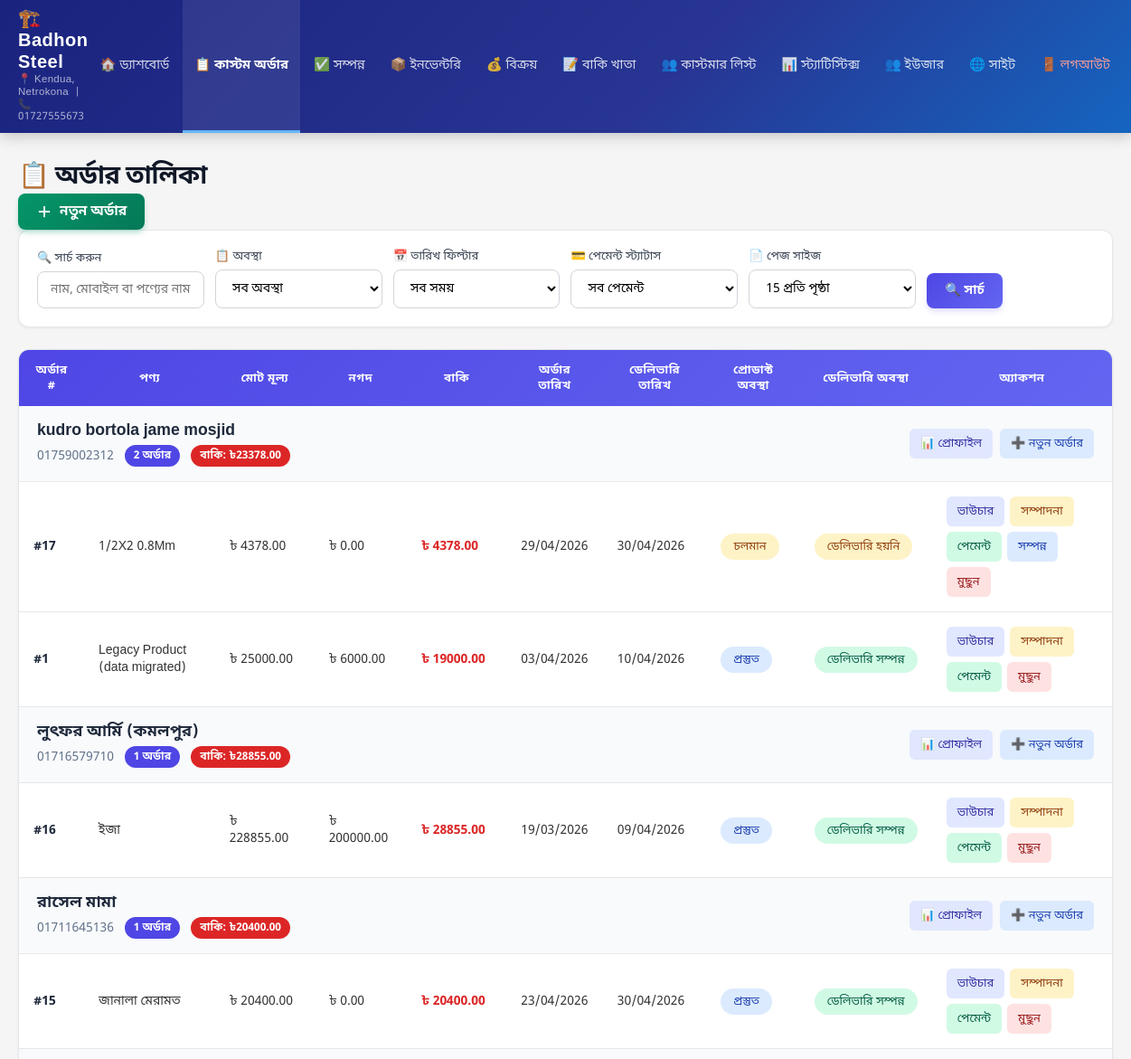
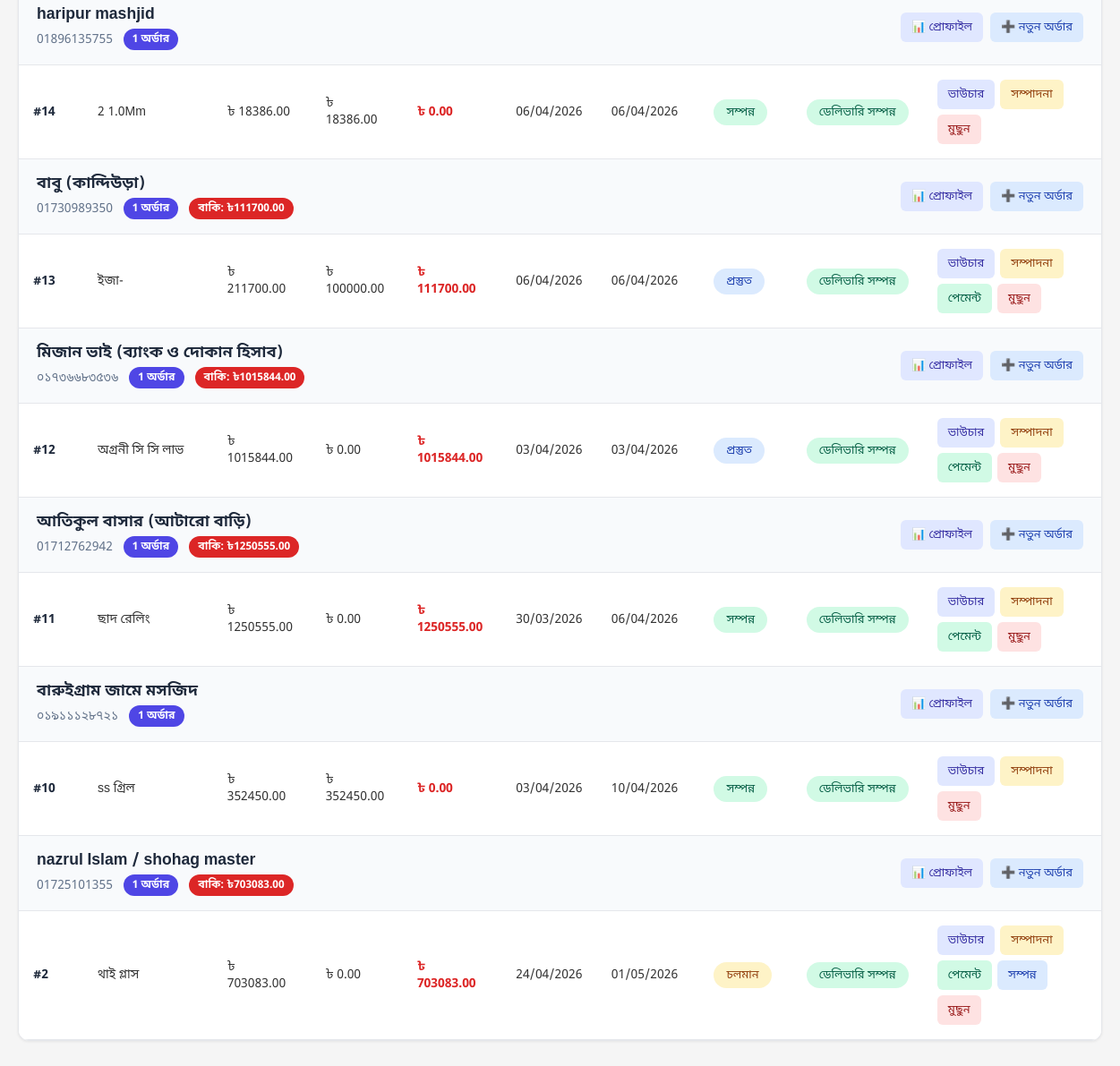
Page /admin-panel/orders/ (signed in) on the committed database (2 pictures, top to bottom).
### shop/models.py (models this page shows, shortened)
class Customer(models.Model):
    name = models.CharField(max_length=200, verbose_name='ক্রেতার নাম')
    mobile_number = models.CharField(max_length=20, unique=True, verbose_name='মোবাইল নাম্বার')
    address = models.TextField(verbose_name='ঠিকানা', blank=True)
    created_at = models.DateTimeField(auto_now_add=True, verbose_name='তৈরির সময়')
    updated_at = models.DateTimeField(auto_now=True, verbose_name='আপডেটের সময়')
    class Meta:
        verbose_name = 'ক্রেতা'
        verbose_name_plural = 'ক্রেতাসমূহ'
        ordering = ['-created_at']

class Order(models.Model):
    STATUS_CHOICES = [
        ('pending', 'চলমান'),
        ('ready', 'প্রস্তুত'),
        ('completed', 'সম্পন্ন'),
    ]
    DELIVERY_STATUS_CHOICES = [
        ('not_delivered', 'ডেলিভারি হয়নি'),
        ('delivered', 'ডেলিভারি সম্পন্ন'),
    ]
    customer = models.ForeignKey(Customer, on_delete=models.PROTECT, related_name='orders', verbose_name='ক্রেতা', null=True, blank=True)
    customer_name = models.CharField(max_length=200, verbose_name='ক্রেতার নাম', null=True, blank=True)
    mobile_number = models.CharField(max_length=20, verbose_name='মোবাইল নাম্বার', null=True, blank=True)
    total_price = models.DecimalField(max_digits=10, decimal_places=2, verbose_name='মোট মূল্য', default=0)
    discount_percentage = models.DecimalField(max_digits=5, decimal_places=2, verbose_name='ডিসকাউন্ট (%)', default=0)
    discount_amount = models.DecimalField(max_digits=10, decimal_places=2, verbose_name='ডিসকাউন্ট টাকা', default=0)
    final_price = models.DecimalField(max_digits=10, decimal_places=2, verbose_name='চূড়ান্ত মূল্য', default=0)
    cash_paid = models.DecimalField(max_digits=10, decimal_places=2, verbose_name='নগদ পরিশোধ', default=0)
    due_amount = models.DecimalField(max_digits=10, decimal_places=2, verbose_name='বাকি টাকা', editable=False)
    initial_payment_migrated = models.BooleanField(default=False, verbose_name='প্রাথমিক পেমেন্ট OrderPayment-এ স্থানান্তরিত')
    order_date = models.DateField(default=timezone.now, verbose_name='অর্ডার নেওয়ার তারিখ')
    delivery_date = models.DateField(verbose_name='ডেলিভারির তারিখ')
    status = models.CharField(max_length=20, choices=STATUS_CHOICES, default='pending', verbose_name='প্রোডাক্ট অবস্থা')
    delivery_status = models.CharField(max_length=20, choices=DELIVERY_STATUS_CHOICES, default='not_delivered', verbose_name='ডেলিভারি অবস্থা')
    created_at = models.DateTimeField(auto_now_add=True, verbose_name='তৈরির সময়')
    updated_at = models.DateTimeField(auto_now=True, verbose_name='আপডেটের সময়')
    class Meta:
        verbose_name = 'অর্ডার'
        verbose_name_plural = 'অর্ডারসমূহ'
        ordering = ['-created_at']

class OrderItem(models.Model):
    order = models.ForeignKey(Order, on_delete=models.CASCADE, related_name='items', verbose_name='অর্ডার')
    product_name = models.CharField(max_length=200, verbose_name='পণ্যের নাম')
    product_description = models.TextField(verbose_name='পণ্যের বিবরণ', blank=True)
    quantity = models.DecimalField(max_digits=10, decimal_places=2, verbose_name='পরিমাণ', default=1)
    unit_price = models.DecimalField(max_digits=10, decimal_places=2, verbose_name='একক মূল্য')
    discount_percentage = models.DecimalField(max_digits=5, decimal_places=2, verbose_name='ডিসকাউন্ট (%)', default=0)
    total_price = models.DecimalField(max_digits=10, decimal_places=2, verbose_name='মোট মূল্য', editable=False)
    class Meta:
        verbose_name = 'অর্ডার আইটেম'
        verbose_name_plural = 'অর্ডার আইটেমসমূহ'

### shop/views.py (the view, shortened to what this page needs)
# urls.py: path('admin-panel/orders/', views.order_list, name='order_list'),
@login_required
def order_list(request):
    search_query = request.GET.get('search', '')
    status_filter = request.GET.get('status', '')
    date_filter = request.GET.get('date_filter', '')
    from_date = request.GET.get('from_date', '')
    to_date = request.GET.get('to_date', '')
    payment_status = request.GET.get('payment_status', '')
    page_number = request.GET.get('page', 1)
    per_page = request.GET.get('per_page', '15')
    try:
        per_page = int(per_page)
        if per_page not in [15, 50, 100, 200]:
            per_page = 15
    except ValueError:
        per_page = 15
    orders = Order.objects.all().select_related('customer').prefetch_related('items').order_by('-created_at')
    today = timezone.now().date()
    if date_filter == 'today':
        orders = orders.filter(order_date=today)
    elif date_filter == 'week':
        week_ago = today - timedelta(days=7)
        orders = orders.filter(order_date__gte=week_ago)
    elif date_filter == 'month':
        month_ago = today - timedelta(days=30)
        orders = orders.filter(order_date__gte=month_ago)
    elif date_filter == 'year':
        year_ago = today - timedelta(days=365)
        orders = orders.filter(order_date__gte=year_ago)
    if payment_status == 'paid':
        orders = orders.filter(due_amount=0)
    elif payment_status == 'due':
        orders = orders.filter(due_amount__gt=0)
    elif payment_status == 'partial':
        orders = orders.filter(cash_paid__gt=0, due_amount__gt=0)
    if search_query:
        orders = orders.filter(
            Q(customer_name__icontains=search_query) |
            Q(mobile_number__icontains=search_query) |
            Q(items__product_name__icontains=search_query)
        ).distinct()
    if status_filter:
        orders = orders.filter(status=status_filter)
    from collections import defaultdict
    customer_orders = defaultdict(list)
    for order in orders:
        if order.customer:
            key = f"customer_{order.customer.pk}"
            customer_orders[key].append({
                'order': order,
                'customer': order.customer,
                'customer_name': order.customer.name,
                'mobile_number': order.customer.mobile_number,
            })
    grouped_orders = []
    for key, order_list in customer_orders.items():
        order_list.sort(key=lambda x: x['order'].created_at, reverse=True)
        grouped_orders.append({
            'customer': order_list[0]['customer'],
            'customer_name': order_list[0]['customer_name'],
            'mobile_number': order_list[0]['mobile_number'],
            'orders': order_list,
            'last_order_date': order_list[0]['order'].created_at,
            'total_orders': len(order_list),
            'total_due': sum(o['order'].due_amount for o in order_list),
        })
    grouped_orders.sort(key=lambda x: x['last_order_date'], reverse=True)
    paginator = Paginator(grouped_orders, per_page)
    page_obj = paginator.get_page(page_number)
    context = {
        'grouped_orders': page_obj,
        'page_obj': page_obj,
        'search_query': search_query,
        'status_filter': status_filter,
        'date_filter': date_filter,
        'from_date': from_date,
        'to_date': to_date,
        'payment_status': payment_status,
        'per_page': per_page,
    }
    return render(request, 'admin_panel/order_list.html', context)

### shop/templates/admin_panel/order_list.html (shortened to what this page needs)
{% extends 'admin_panel/base.html' %}
{% block content %}
<div class="page-header">
    <h1 class="page-title">📋 অর্ডার তালিকা</h1>
    <a href="{% url 'order_create' %}" class="btn-new-order">
        <svg width="18" height="18" viewBox="0 0 20 20" fill="none"><path d="M10 4v12M4 10h12" stroke="currentColor" stroke-width="2" stroke-linecap="round"/></svg>
        নতুন অর্ডার
    </a>
</div>
<div class="search-filter-section">
    <form method="get" class="search-form">
        <div class="form-group">
            <label for="search">🔍 সার্চ করুন</label>
            <input type="text" id="search" name="search" value="{{ search_query }}"
                   placeholder="নাম, মোবাইল বা পণ্যের নাম লিখুন">
        </div>
        <div class="form-group">
            <label for="status">📋 অবস্থা</label>
            <select id="status" name="status">
                <option value="">সব অবস্থা</option>
            </select>
        </div>
        <div class="form-group">
            <label for="date_filter">📅 তারিখ ফিল্টার</label>
            <select id="date_filter" name="date_filter" onchange="this.form.submit()">
                <option value="" {% if not date_filter %}selected{% endif %}>সব সময়</option>
            </select>
        </div>
        <div class="form-group">
            <label for="payment_status">💳 পেমেন্ট স্ট্যাটাস</label>
            <select id="payment_status" name="payment_status" onchange="this.form.submit()">
                <option value="" {% if not payment_status %}selected{% endif %}>সব পেমেন্ট</option>
            </select>
        </div>
        <div class="form-group">
            <label for="per_page">📄 পেজ সাইজ</label>
            <select id="per_page" name="per_page" onchange="this.form.submit()">
                <option value="15" {% if per_page == 15 %}selected{% endif %}>15 প্রতি পৃষ্ঠা</option>
            </select>
        </div>
        <div class="form-group">
            <label>&nbsp;</label>
            <button type="submit" class="btn">🔍 সার্চ</button>
        </div>
    </form>
</div>
<div class="table-card">
    {% if grouped_orders %}
    <div style="overflow-x: auto;">
        <table class="orders-table">
            <thead>
                <tr>
                    <th>অর্ডার #</th>
                    <th>পণ্য</th>
                    <th>মোট মূল্য</th>
                    <th>নগদ</th>
                    <th>বাকি</th>
                    <th>অর্ডার তারিখ</th>
                    <th>ডেলিভারি তারিখ</th>
                    <th>প্রোডাক্ট অবস্থা</th>
                    <th>ডেলিভারি অবস্থা</th>
                    <th>অ্যাকশন</th>
                </tr>
            </thead>
            <tbody>
            {% for group in grouped_orders %}
            <tr class="customer-header">
                <td colspan="10">
                    <div style="display: flex; justify-content: space-between; align-items: center; flex-wrap: wrap; gap: 0.75rem;">
                        <div>
                            <div class="customer-name">{{ group.customer_name }}</div>
                            <div class="customer-meta">
                                <span>{{ group.mobile_number }}</span>
                                <span class="badge-count">{{ group.total_orders }} অর্ডার</span>
                                {% if group.total_due > 0 %}
                                <span class="badge-due">বাকি: ৳{{ group.total_due|floatformat:2 }}</span>
                                {% endif %}
                            </div>
                        </div>
                        <div class="action-buttons" style="gap: 0.5rem;">
                        {% if group.customer %}
                        <a href="{% url 'customer_detail' group.customer.pk %}" class="btn-view">📊 প্রোফাইল</a>
                        <a href="{% url 'order_create_for_customer' group.customer.pk %}" class="btn-done">➕ নতুন অর্ডার</a>
                        {% endif %}
                        </div>
                    </div>
                </td>
            </tr>
            {% for order_data in group.orders %}
            <tr>
                <td><strong style="color: #1e293b;">#{{ order_data.order.pk }}</strong></td>
                <td>{{ order_data.order.items.first.product_name|default:"-" }}</td>
                <td>৳ {{ order_data.order.total_price|floatformat:2 }}</td>
                <td>৳ {{ order_data.order.cash_paid|floatformat:2 }}</td>
                <td class="due-amount">৳ {{ order_data.order.due_amount|floatformat:2 }}</td>
                <td>{{ order_data.order.order_date|date:"d/m/Y" }}</td>
                <td>{{ order_data.order.delivery_date|date:"d/m/Y" }}</td>
                <td>
                    <span class="status-badge status-{{ order_data.order.status }}">
                        {{ order_data.order.get_status_display }}
                    </span>
                </td>
                <td>
                    {% if order_data.order.delivery_status == 'delivered' %}
                    <span class="status-badge status-completed">ডেলিভারি সম্পন্ন</span>
                    {% else %}
                    <span class="status-badge status-pending">ডেলিভারি হয়নি</span>
                    {% endif %}
                </td>
                <td>
                    <div class="action-buttons">
                        <a href="{% url 'order_voucher' order_data.order.pk %}" class="btn-view" target="_blank">ভাউচার</a>
                        <a href="{% url 'order_edit' order_data.order.pk %}" class="btn-edit">সম্পাদনা</a>
                        {% if order_data.order.due_amount > 0 %}
                        <a href="{% url 'order_payment_create' order_data.order.pk %}" class="btn-pay">পেমেন্ট</a>
                        {% endif %}
                        {% if order_data.order.status == 'pending' %}
                        <a href="{% url 'order_complete' order_data.order.pk %}" class="btn-done"
                           onclick="return confirm('এই অর্ডার সম্পন্ন করতে চান?')">সম্পন্ন</a>
                        {% endif %}
                        <a href="{% url 'order_delete' order_data.order.pk %}" class="btn-del"
                           onclick="return confirm('এই অর্ডারটি মুছে ফেলতে নিশ্চিত?')">মুছুন</a>
                    </div>
                </td>
            </tr>
            {% endfor %}
            {% endfor %}
            </tbody>
        </table>
    </div>
    {% else %}
    <div class="no-orders">
        <div style="font-size: 3rem; margin-bottom: 1rem;">📋</div>
        <p style="font-size: 1.1rem; font-weight: 500; margin-bottom: 0.5rem;">কোন অর্ডার পাওয়া যায়নি</p>
        <p style="font-size: 0.875rem; color: #9ca3af;">নতুন অর্ডার তৈরি করুন অথবা ফিল্টার পরিবর্তন করুন</p>
    </div>
    {% endif %}
</div>
{% endblock %}

### rows in the picture
Customer: customer_name "kudro bortola jame mosjid", mobile_number "01759002312", total_orders "2", total_due "23378.00"
Order: order.pk "17", order.items.first.product_name "1/2X2 0.8Mm", order.total_price "4378.00", order.cash_paid "0.00", order.due_amount "4378.00", order.order_date "29/04/2026", order.delivery_date "30/04/2026", order.status "চলমান", delivery_status "ডেলিভারি হয়নি", shows "পেমেন্ট", shows "সম্পন্ন"
Order: order.pk "1", order.items.first.product_name "Legacy Product (data migrated)", order.total_price "25000.00", order.cash_paid "6000.00", order.due_amount "19000.00", order.order_date "03/04/2026", order.delivery_date "10/04/2026", order.status "প্রস্তুত", delivery_status "ডেলিভারি সম্পন্ন", shows "পেমেন্ট"
Customer: customer_name "লুৎফর আর্মি (কমলপুর)", mobile_number "01716579710", total_orders "1", total_due "28855.00"
Order: order.pk "16", order.items.first.product_name "ইজা", order.total_price "228855.00", order.cash_paid "200000.00", order.due_amount "28855.00", order.order_date "19/03/2026", order.delivery_date "09/04/2026", order.status "প্রস্তুত", delivery_status "ডেলিভারি সম্পন্ন", shows "পেমেন্ট"
Customer: customer_name "রাসেল মামা", mobile_number "01711645136", total_orders "1", total_due "20400.00"
Order: order.pk "15", order.items.first.product_name "জানালা মেরামত", order.total_price "20400.00", order.cash_paid "0.00", order.due_amount "20400.00", order.order_date "23/04/2026", order.delivery_date "30/04/2026", order.status "প্রস্তুত", delivery_status "ডেলিভারি সম্পন্ন", shows "পেমেন্ট"
Customer: customer_name "haripur mashjid", mobile_number "01896135755", total_orders "1"
Order: order.pk "14", order.items.first.product_name "2 1.0Mm", order.total_price "18386.00", order.cash_paid "18386.00", order.due_amount "0.00", order.order_date "06/04/2026", order.delivery_date "06/04/2026", order.status "সম্পন্ন", delivery_status "ডেলিভারি সম্পন্ন"
Customer: customer_name "বাবু (কান্দিউড়া)", mobile_number "01730989350", total_orders "1", total_due "111700.00"
Order: order.pk "13", order.items.first.product_name "ইজা-", order.total_price "211700.00", order.cash_paid "100000.00", order.due_amount "111700.00", order.order_date "06/04/2026", order.delivery_date "06/04/2026", order.status "প্রস্তুত", delivery_status "ডেলিভারি সম্পন্ন", shows "পেমেন্ট"
Customer: customer_name "মিজান ভাই (ব্যাংক ও দোকান হিসাব)", mobile_number "০১৭৩৬৬৮৩৫৩৬", total_orders "1", total_due "1015844.00"
Order: order.pk "12", order.items.first.product_name "অগ্রনী সি সি লাভ", order.total_price "1015844.00", order.cash_paid "0.00", order.due_amount "1015844.00", order.order_date "03/04/2026", order.delivery_date "03/04/2026", order.status "প্রস্তুত", delivery_status "ডেলিভারি সম্পন্ন", shows "পেমেন্ট"
Customer: customer_name "আতিকুল বাসার (আটারো বাড়ি)", mobile_number "01712762942", total_orders "1", total_due "1250555.00"
Order: order.pk "11", order.items.first.product_name "ছাদ রেলিং", order.total_price "1250555.00", order.cash_paid "0.00", order.due_amount "1250555.00", order.order_date "30/03/2026", order.delivery_date "06/04/2026", order.status "সম্পন্ন", delivery_status "ডেলিভারি সম্পন্ন", shows "পেমেন্ট"
Customer: customer_name "বারুইগ্রাম জামে মসজিদ", mobile_number "০১৯১১১২৮৭২১", total_orders "1"
Order: order.pk "10", order.items.first.product_name "ss গ্রিল", order.total_price "352450.00", order.cash_paid "352450.00", order.due_amount "0.00", order.order_date "03/04/2026", order.delivery_date "10/04/2026", order.status "সম্পন্ন", delivery_status "ডেলিভারি সম্পন্ন"
Customer: customer_name "nazrul Islam / shohag master", mobile_number "01725101355", total_orders "1", total_due "703083.00"
Order: order.pk "2", order.items.first.product_name "থাই গ্লাস", order.total_price "703083.00", order.cash_paid "0.00", order.due_amount "703083.00", order.order_date "24/04/2026", order.delivery_date "01/05/2026", order.status "চলমান", delivery_status "ডেলিভারি সম্পন্ন", shows "পেমেন্ট"
